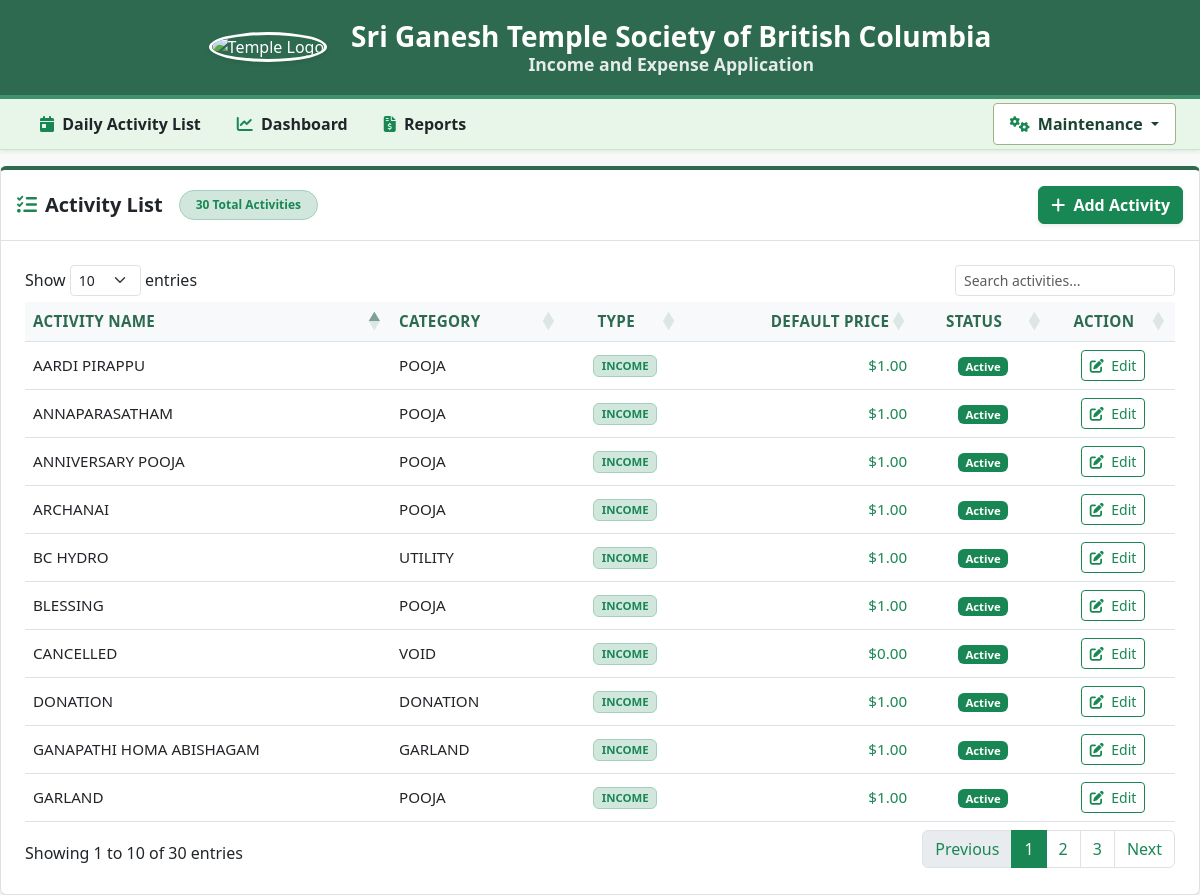
The page /maintenance/activity on the database its author committed.
### tables this page shows
CREATE TABLE activity_lookup (
    activity_lookup_id INTEGER PRIMARY KEY AUTOINCREMENT,
    category_lookup_id INTEGER,
    activity_name TEXT NOT NULL,
    default_amount REAL DEFAULT 0.0,
    txn_type TEXT DEFAULT 'INCOME',
    is_active INTEGER DEFAULT 1,
    FOREIGN KEY (category_lookup_id) REFERENCES category_lookup(category_lookup_id)
);

CREATE TABLE category_lookup (
    category_lookup_id INTEGER PRIMARY KEY AUTOINCREMENT,
    category_name TEXT NOT NULL,
    is_active INTEGER DEFAULT 1
);

### app.py (the view)
@app.route('/maintenance/activity')
def activity_lookup_page():
    conn = get_db()
    edit_id = request.args.get('edit_id')
    editing_act = None
    if edit_id:
        editing_act = conn.execute("SELECT * FROM activity_lookup WHERE activity_lookup_id = ?", (edit_id,)).fetchone()
    activities = conn.execute("""
        SELECT a.*, c.category_name
        FROM activity_lookup a
        LEFT JOIN category_lookup c ON a.category_lookup_id = c.category_lookup_id
        ORDER BY c.category_name, a.activity_name
    """).fetchall()
    categories = conn.execute("SELECT * FROM category_lookup WHERE is_active = 1 ORDER BY category_name ASC").fetchall()
    conn.close()
    return render_template('activity_lookup.html', activities=activities, categories=categories, editing_act=editing_act)

### app.py (called while the page is built)
def get_db():
    conn = sqlite3.connect(DATABASE)
    conn.row_factory = sqlite3.Row
    conn.execute("PRAGMA foreign_keys = ON;")
    return conn

### templates/activity_lookup.html (shortened to what this page needs)
{% extends "base.html" %}
{% block content %}
<div class="row g-4">
    <div class="col-12">
        <div class="card card-sage shadow-sm">
            <div class="card-header bg-white py-3 border-bottom d-flex justify-content-between align-items-center">
                <div class="d-flex align-items-center gap-3">
                    <h5 class="card-title mb-0 fw-bold text-dark">
                        <i class="fa-solid fa-list-check me-2 text-success"></i>Activity List
                    </h5>
                    <span class="badge bg-success-subtle text-success border border-success-subtle px-3 py-2 rounded-pill fw-semibold">
                        {{ activities|length }} Total Activities
                    </span>
                </div>
                <button type="button" class="btn btn-success fw-bold shadow-sm" onclick="openAddForm()">
                    <i class="fa-solid fa-plus me-1"></i> Add Activity
                </button>
            </div>
            <div class="card-body p-4">
                <div class="table-responsive">
                    <table id="activityTable" class="table table-hover align-middle w-100">
                        <thead class="table-light border-bottom">
                            <tr>
                                <th scope="col" class="fw-bold">Activity Name</th>
                                <th scope="col" class="fw-bold">Category</th>
                                <th scope="col" class="fw-bold text-center">Type</th>
                                <th scope="col" class="fw-bold text-end">Default Price</th>
                                <th scope="col" class="fw-bold text-center">Status</th>
                                <th scope="col" class="fw-bold text-center" style="width: 90px;">Action</th>
                            </tr>
                        </thead>
                        <tbody>
                            {% for act in activities %}
                            <tr>
                                <td class="text-dark fw-medium">{{ act.activity_name }}</td>
                                <td class="text-dark">{{ act.category_name or '-' }}</td>
                                <td class="text-center">
                                    {% if act.txn_type == 'EXPENSE' %}
                                        <span class="badge bg-danger-subtle text-danger border border-danger-subtle fw-semibold">EXPENSE</span>
                                    {% else %}
                                        <span class="badge bg-success-subtle text-success border border-success-subtle fw-semibold">INCOME</span>
                                    {% endif %}
                                </td>
                                <td class="text-end text-success fw-semibold">${{ "%.2f"|format(act.default_amount or 0.0) }}</td>
                                <td class="text-center">
                                    {% if act.is_active == 1 %}
                                        <span class="badge bg-success">Active</span>
                                    {% else %}
                                        <span class="badge bg-secondary">Inactive</span>
                                    {% endif %}
                                </td>
                                <td class="text-center">
                                    <button type="button"
                                            class="btn btn-sm btn-outline-success edit-act-btn"
                                            data-id="{{ act.activity_lookup_id }}"
                                            data-name="{{ act.activity_name }}"
                                            data-category="{{ act.category_lookup_id }}"
                                            data-type="{{ act.txn_type or 'INCOME' }}"
                                            data-amount="{{ act.default_amount or 0.0 }}"
                                            data-active="{{ act.is_active }}"
                                            title="Edit Activity">
                                        <i class="fa-solid fa-pen-to-square me-1"></i> Edit
                                    </button>
                                </td>
                            </tr>
                            {% endfor %}
                        </tbody>
                    </table>
                </div>
            </div>
        </div>
    </div>
</div>
{% endblock %}

### static/css/style.css (style rules this page uses)
body { background-color: #f8faf8; min-height: 100vh; display: flex; flex-direction: column; }
.card-sage { border: 0.1rem solid #e0e0e0; border-top: 0.25rem solid #2d6a4f; }
.table-responsive { width: 100% !important; overflow-x: auto; }
table.dataTable { width: 100% !important; }
table.dataTable tbody td, .table tbody td { font-weight: 400 !important; font-size: 0.95rem !important; }
table.dataTable thead th, .table thead th { font-size: 0.95rem !important; font-weight: 700 !important; letter-spacing: 0.02em; text-transform: uppercase; color: #2d6a4f !important; }

### rows shown on the page
activity_lookup: activity_name "DONATION", category_name "DONATION", txn_type "INCOME", default_amount "1.00", is_active "Active"
activity_lookup: activity_name "GANAPATHI HOMA ABISHAGAM", category_name "GARLAND", txn_type "INCOME", default_amount "1.00", is_active "Active"
activity_lookup: activity_name "AARDI PIRAPPU", category_name "POOJA", txn_type "INCOME", default_amount "1.00", is_active "Active"
activity_lookup: activity_name "ANNAPARASATHAM", category_name "POOJA", txn_type "INCOME", default_amount "1.00", is_active "Active"
activity_lookup: activity_name "ANNIVERSARY POOJA", category_name "POOJA", txn_type "INCOME", default_amount "1.00", is_active "Active"
activity_lookup: activity_name "ARCHANAI", category_name "POOJA", txn_type "INCOME", default_amount "1.00", is_active "Active"
activity_lookup: activity_name "BLESSING", category_name "POOJA", txn_type "INCOME", default_amount "1.00", is_active "Active"
activity_lookup: activity_name "GARLAND", category_name "POOJA", txn_type "INCOME", default_amount "1.00", is_active "Active"
activity_lookup: activity_name "BC HYDRO", category_name "UTILITY", txn_type "INCOME", default_amount "1.00", is_active "Active"
activity_lookup: activity_name "CANCELLED", category_name "VOID", txn_type "INCOME", default_amount "0.00", is_active "Active"

### other values the page prints
{{ activities|length }} "30"
